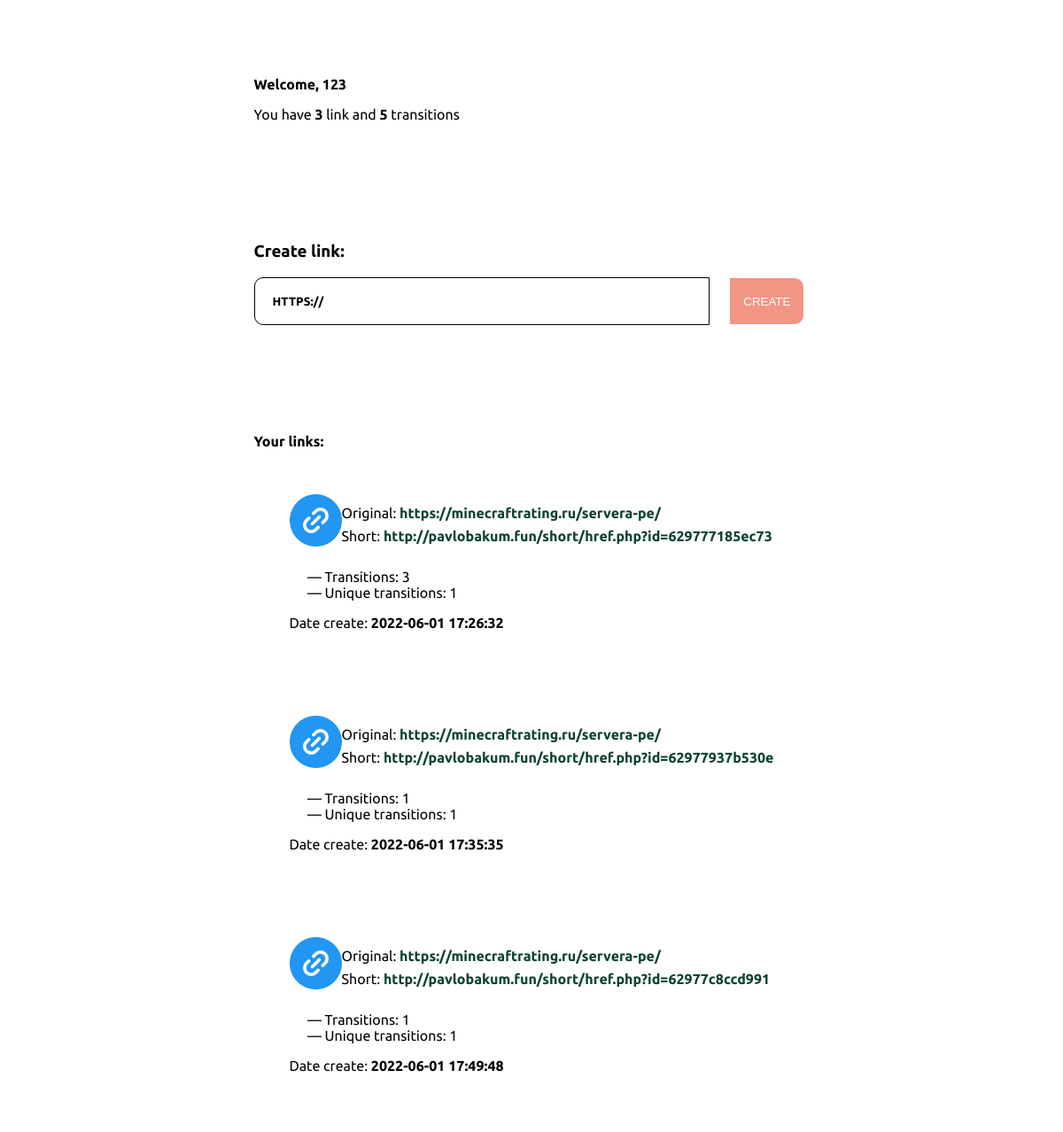
Screenshot of /profile.php (signed in) with the database file from the repository.
### tables this page shows
CREATE TABLE `links` (
  `id` int(11) NOT NULL,
  `full_link` text NOT NULL,
  `short_link` text NOT NULL,
  `date` datetime NOT NULL,
  `transitions` int(11) NOT NULL,
  `unique_transitions` int(11) NOT NULL,
  `id_owner` int(11) NOT NULL
);

### profile.php (the view, shortened to what this page needs)
<?php
include_once ('script/connect.php');
?>
<!doctype html>
<html lang="en">
<head>
    <link rel="stylesheet" href="style/style.css">
</head>
<body>
	<?php
	$sql = $db->query("SELECT COUNT(*) FROM links WHERE id_owner = '".$_SESSION["profile"]["id"]."'");
	$total_links = $sql->fetch_row();
	$sql = $db->query("SELECT SUM(transitions) FROM links WHERE id_owner = '".$_SESSION["profile"]["id"]."'");
	$total_transitions = $sql->fetch_row();
	?>
	<div class="center">
    <div class="container-profile">
        <div class="profile-header">
            <p><strong>Welcome, <?=$_SESSION['profile']['login']?></strong></p>
            <p>You have <strong><?= $total_links[0]?></strong> link and <strong><?= $total_transitions[0]?></strong> transitions</p>
        </div>
		<div class="create-link">
		<h3>Create link:</h3>
        <input style="border:0.1px solid black" type="text" name="text" id="link" placeholder="HTTPS://">
        <button class="link-create" name="submit" id="submit" type="submit">CREATE</button>
		</div>
		<h4>Your links:</h4>
		<?php
	$sql = $db->query("SELECT * FROM links WHERE id_owner = '".$_SESSION["profile"]["id"]."'");
	while ($info = $sql->fetch_assoc()){
	?>
        <div class="profile-stats">
            <div class="stat wrap">
                <img src="icons/link.png" alt="">
				<div>
                <p>Original: <strong><a href="<?= $info["full_link"]?>"><?= $info["full_link"]?></a></strong></p>
                <p>Short: <strong><a href="http://pavlobakum.fun/short/href.php?id=<?= $info["short_link"]?>">http://pavlobakum.fun/short/href.php?id=<?= $info["short_link"]?></a></strong></p>
				</div>
            </div>
            <ul>
                <li>Transitions: <?= $info["transitions"]?></li>
                <li>Unique transitions: <?= $info["unique_transitions"]?></li>
            </ul>
            <p>Date create: <strong><?= $info["date"]?></strong></p>
        </div>
		<?php } ?>
    </div>
	</div>
</body>
</html>

### style/style.css (style rules this page uses)
.wrap { display: flex; flex-wrap: wrap; }
strong { font-weight: 700; }
body { margin: 0 auto; font-family: 'Ubuntu', sans-serif; }
.create-link input { height: 50px; border-radius: 10px 0px 0px 10px; border: none; width: 500px; }
.create-link input[type=text] { font-family: 'Ubuntu', sans-serif; color: black; font-weight: 700; padding-left: 10px; }
::placeholder { font-weight: 700; font-family: 'Ubuntu', sans-serif; color: black; padding-left: 10px; }
.link-create { border-radius: 0px 10px 10px 0px; border: none; background-color: #F29584; color: white; margin-left: 20px; padding: 18.5px 15px; }
.create-link { padding-top: 100px; }
.profile-header { padding-top: 70px; background-color: white; border-radius: 10px; align-items: center; justify-content: center; }
.stat img { width: 59px; height: 59px; }
.stat p { line-height: 10px }
.stat a { color: #0C4232; text-decoration: none; }
.center { display: flex; align-items: center; justify-content: center; }
.profile-stats { padding-left: 40px; padding-right: 40px; background-color: white; padding-top: 30px; padding-bottom: 50px; }
.container-profile h4 { padding-top: 100px }
li { list-style-type: "— "; }

### rows the page displays
links: full_link "https://minecraftrating.ru/servera-pe/", short_link "629777185ec73", transitions "3", unique_transitions "1", date "2022-06-01 17:26:32"
links: full_link "https://minecraftrating.ru/servera-pe/", short_link "62977937b530e", transitions "1", unique_transitions "1", date "2022-06-01 17:35:35"
links: full_link "https://minecraftrating.ru/servera-pe/", short_link "62977c8ccd991", transitions "1", unique_transitions "1", date "2022-06-01 17:49:48"

### other values shown
$_SESSION['profile']['login'] "123"
$total_links[0] "3"
$total_transitions[0] "5"
